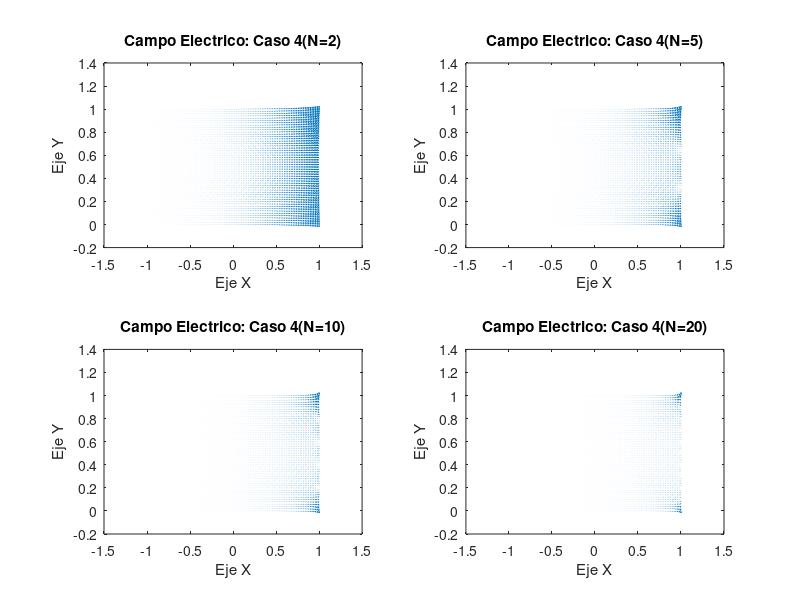

MATLAB code to generate this figure:
%Cartesianas, Ejercicio 1 - Caso 2

a=1;
b=1;
X=-a:0.02:a;
Y=0:0.02:b;
[x,y]= meshgrid(X,Y);

V2=0;
N=2;
for n= 1:N
  f=@(y) (2*y.^3+5).*sin(pi*n*y/b);
  Fn=(2./(b.*exp(n*pi*a/b))).*integral(f,0,b);
  z= Fn.*exp(pi.*n*x/b).*sin(pi.*n*y/b);
  V2=z+V2;
  [E2x,E2y]=gradient(-V2);
endfor
subplot(2,2,1)
quiver(x,y,E2x,E2y)
xlabel('Eje X')
ylabel('Eje Y')
title('Campo Electrico: Caso 4(N=2)')

V5=0;
N=5;
for n= 1:N
  f=@(y) (2*y.^3+5).*sin(pi*n*y/b);
  Fn=(2./(b.*exp(n*pi*a/b))).*integral(f,0,b);
  z= Fn.*exp(pi.*n*x/b).*sin(pi.*n*y/b);
  V5=z+V5;
  [E5x,E5y]=gradient(-V5);
endfor
subplot(2,2,2)
quiver(x,y,E5x,E5y)
xlabel('Eje X')
ylabel('Eje Y')
title('Campo Electrico: Caso 4(N=5)')

V10=0;
N=10;
for n= 1:N
  f=@(y) (2*y.^3+5).*sin(pi*n*y/b);
  Fn=(2./(b.*exp(n*pi*a/b))).*integral(f,0,b);
  z= Fn.*exp(pi.*n*x/b).*sin(pi.*n*y/b);
  V10=z+V10;
  [E10x,E10y]=gradient(-V10);
endfor
subplot(2,2,3)
quiver(x,y,E10x,E10y)
xlabel('Eje X')
ylabel('Eje Y')
title('Campo Electrico: Caso 4(N=10)')

V20=0;
N=20;
for n= 1:N
  f=@(y) (2*y.^3+5).*sin(pi*n*y/b);
  Fn=(2./(b.*exp(n*pi*a/b))).*integral(f,0,b);
  z= Fn.*exp(pi.*n*x/b).*sin(pi.*n*y/b);
  V20=z+V20;
  [E20x,E20y]=gradient(-V20);
endfor
subplot(2,2,4)
quiver(x,y,E20x,E20y)
xlabel('Eje X')
ylabel('Eje Y')
title('Campo Electrico: Caso 4(N=20)')